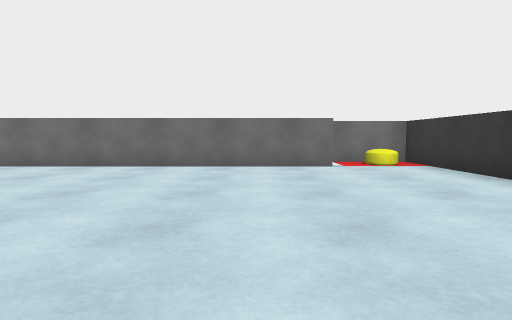
View 1 (above)

13 first-person views from a walk through a Unity game level. The camera is 0.62 m above the floor, tilts 4° down and sees 75° across. The floor is counted in squares, 1 m on a side. Each view is taken from the middle of a square. On the plan, view 1 faces up. The plan holds only what a view shows up to about 10 squares ahead; the rest is blank. The player character is not drawn.

View 2
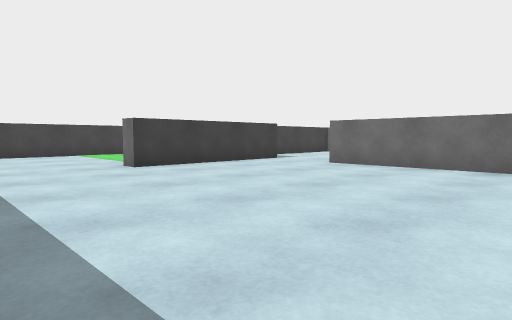

View 3
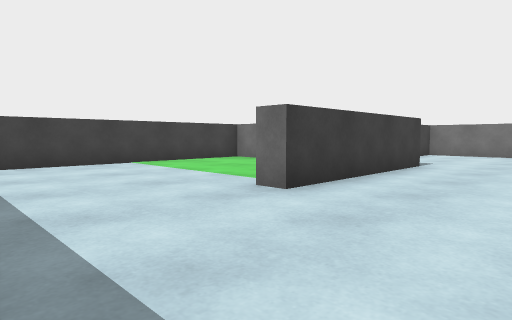

View 4
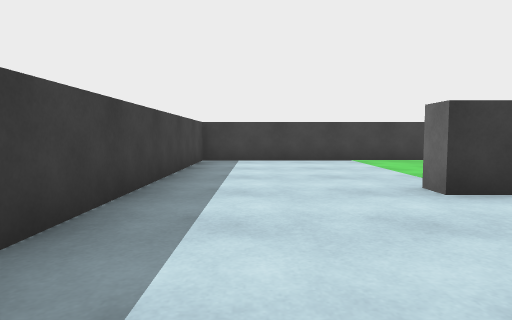

View 5
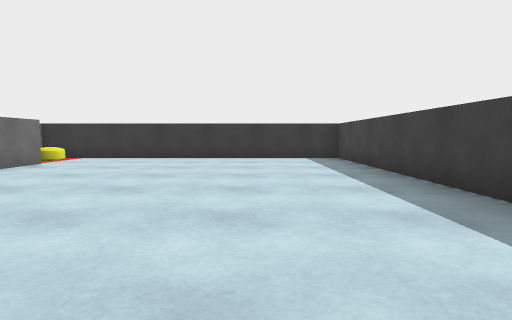

View 6
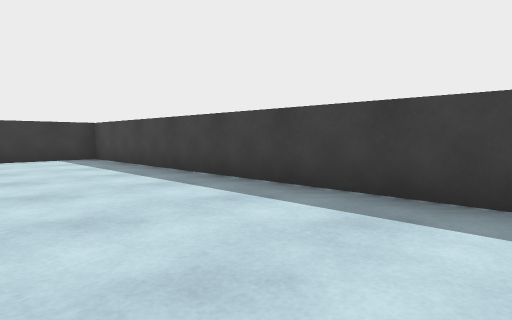

View 7
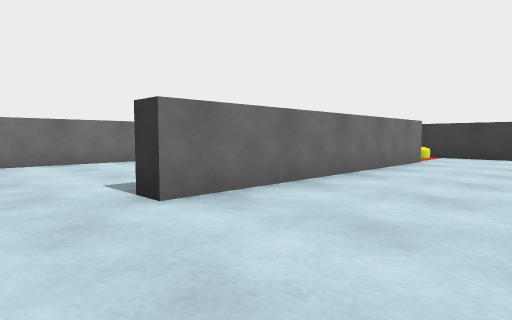

View 8
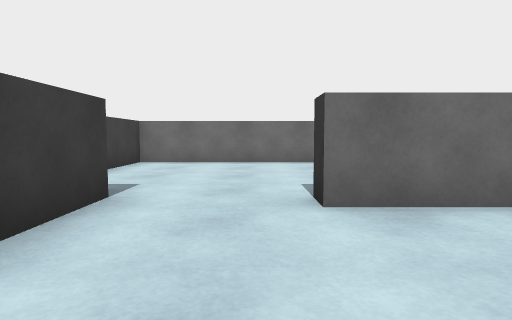

View 9
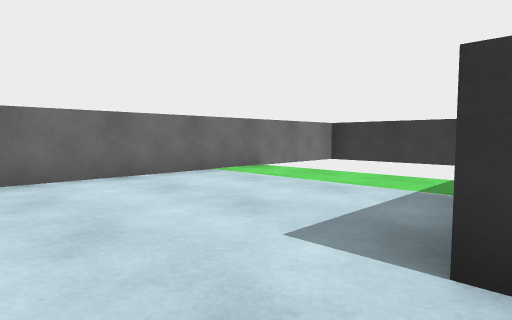

View 10
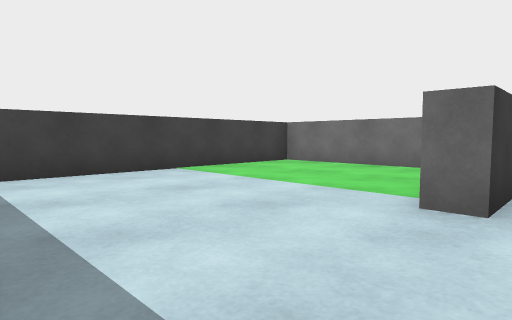

View 11
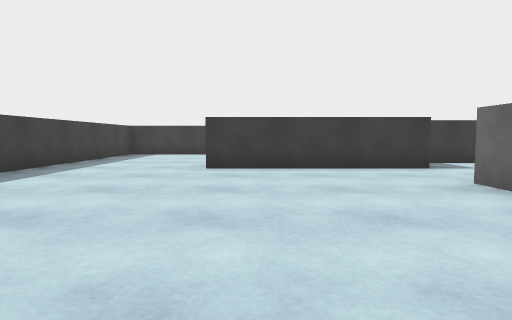

View 12
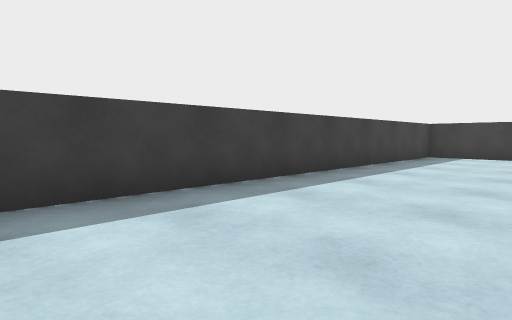

View 13
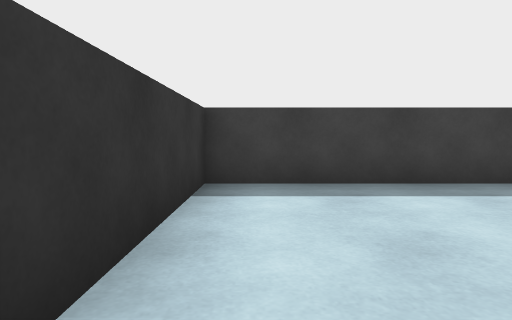

### Floor plan
Points are (right, up) in squares from view 1. A wall is a line through its corners. A room is listed if a view was taken in it or the views show most of it. See-through windows are left out.
Room 1 (views 1, 2, 3, 4, 5, 6, 7, 8, 10, 11, 12, 13)
walls: (-7.5, 6.5) (-7.5, 3) (-8.1, 3); (-9.2, 6.9) (-12.7, 6.9) (-12.7, -0.4) (3.7, -0.4) (3.7, 8.2) (1.9, 8.2); (1.6, 6.9) (-5.4, 6.9)
ways out: opening at (-6.5, 7) to room 2
objects: yellow capsule (3, 7)
Room 2 (view 9)
walls: (-5.4, 6.9) (-5.4, 7.5); (-7.5, 7.5) (-7.5, 6.5); (0, 12.1) (-8.8, 12.1) (-8.8, 8)
ways out: opening at (-6.5, 7) to room 1

Where each view was taken, in squares from view 1:
view 1: 0 up, 0 right, facing up
view 2: 0 up, 1 left, facing up-left
view 3: 0 up, 5 left, facing up-left
view 4: 1 up, 4 left, facing left
view 5: 2 up, 6 left, facing right
view 6: 3 up, 6 left, facing down-right
view 7: 4 up, 7 left, facing up-right
view 8: 4 up, 6 left, facing up
view 9: 7 up, 7 left, facing up-right
view 10: 0 up, 7 left, facing up-left
view 11: 4 up, 1 left, facing left
view 12: 3 up, 2 left, facing down-left
view 13: 4 up, 3 right, facing down
